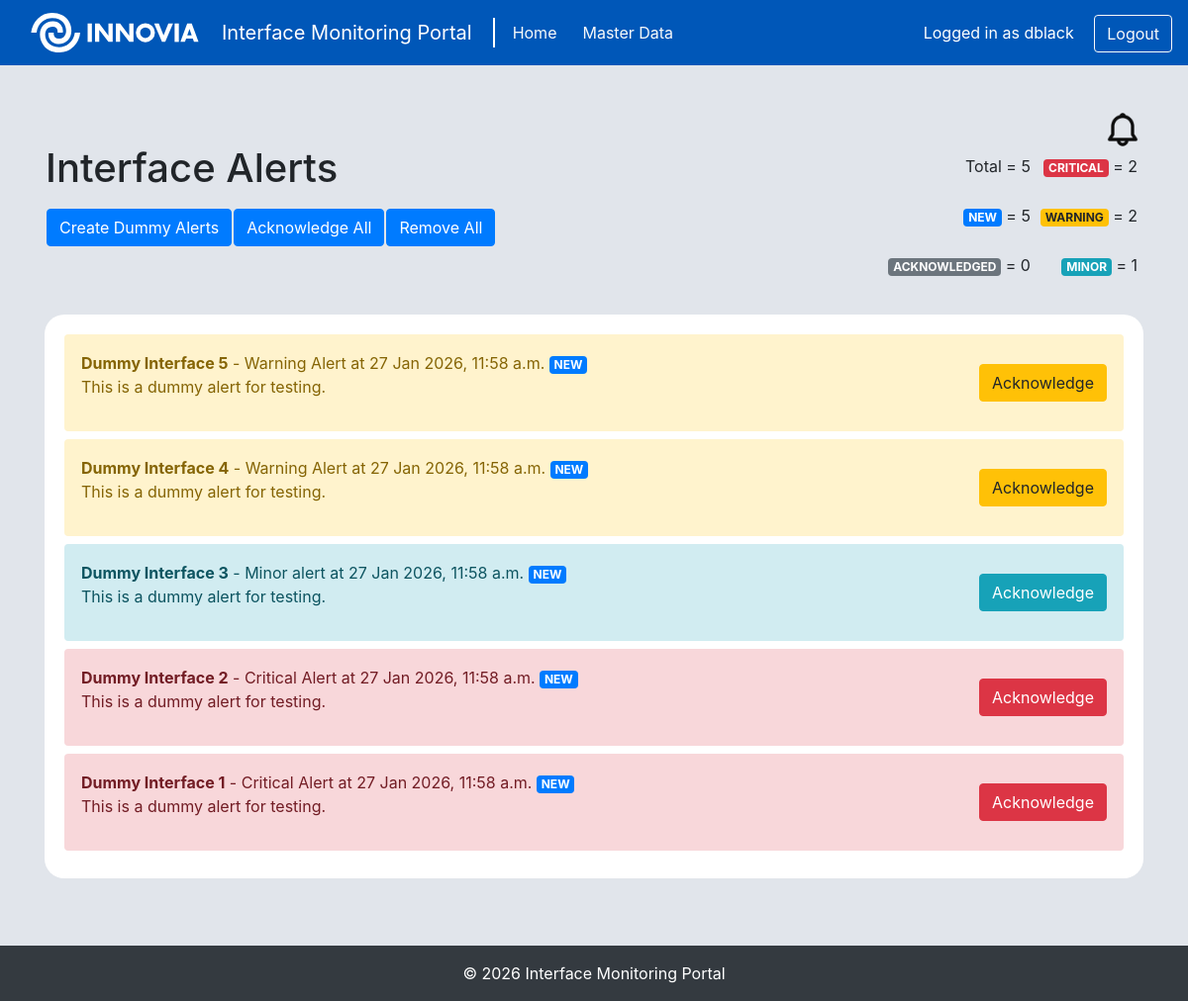
Before: /IMPapp/ (signed in) with the older database file.
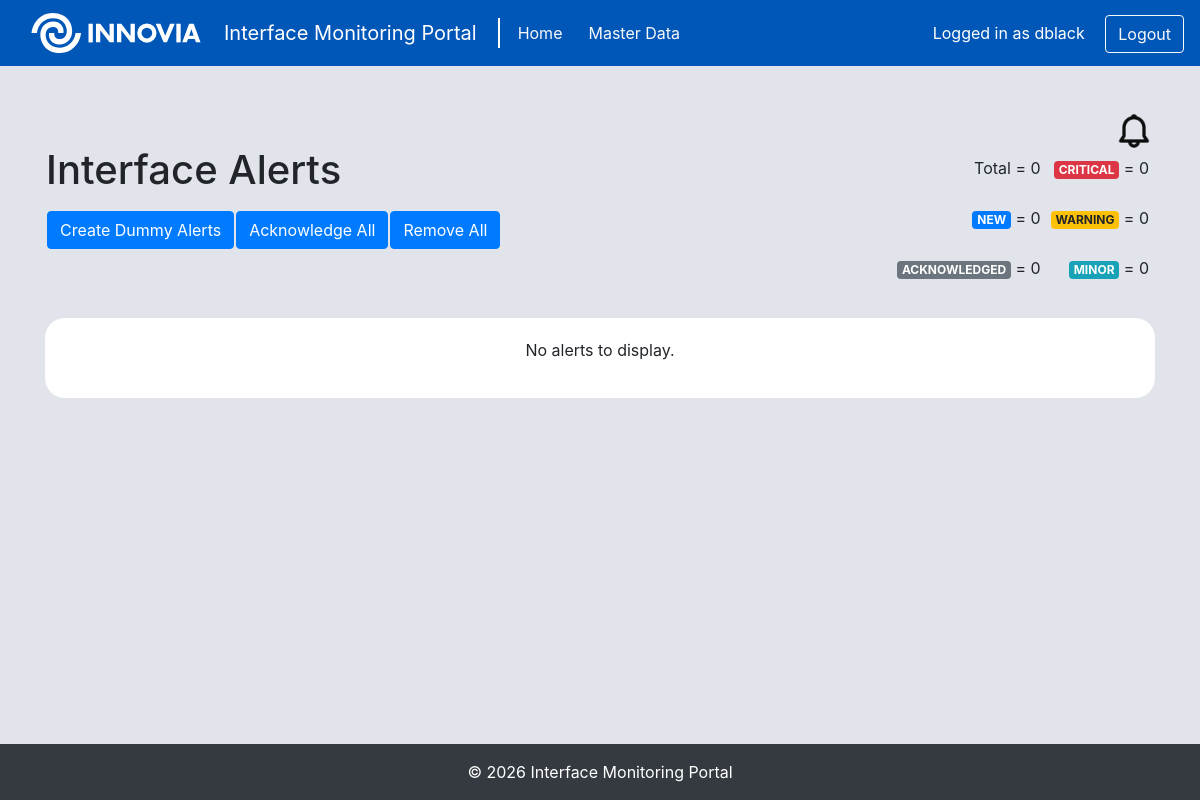
After: the same page with the newer database file.
### IMPapp/models.py (models this page shows)
class InterfaceAlert(models.Model):
    id = models.AutoField(primary_key=True)
    interface_name = models.CharField(max_length=100)
    alert_type = models.ForeignKey(AlertType, on_delete=models.CASCADE)
    status = models.CharField(max_length=20, choices=AlertStatus.choices, default=AlertStatus.NEW)
    timestamp = models.DateTimeField(auto_now_add=True)
    description = models.TextField()

class AlertType(models.Model):
    name = models.CharField(max_length=50)
    description = models.TextField()

### IMPapp/views.py (the view)
# urls.py: path('', views.home, name='home'),
@login_required
def home(request):
    return render(request, "home.html", {"alerts": InterfaceAlert.objects.order_by('-timestamp'),
                                         "new_alerts_count": InterfaceAlert.objects.filter(status='NEW').count(),
                                         "acknowledged_alerts_count": InterfaceAlert.objects.filter(status='ACKNOWLEDGED').count(),
                                         "critical_alerts_count": InterfaceAlert.objects.filter(alert_type__name='critical').count(),
                                         "warning_alerts_count": InterfaceAlert.objects.filter(alert_type__name='warning').count(),
                                         "minor_alerts_count": InterfaceAlert.objects.filter(alert_type__name='minor').count()})

### IMPapp/templates/home.html (shortened to what this page needs)
{% extends "template.html" %}{% block title %}Home{% endblock %}
{% load static%}
{% block content %}
    <table class="w-100 mb-3">
        <tr>
            <td>
                <h1 class="mb-3">Interface Alerts</h1>
                <table class="pad-5">
                    <tr>
                        <td class="text-right align-middle">
                            <form method="post" action="{% url 'createDummyAlerts' %}">
                                <button class="btn btn-primary mb-3" type="submit">
                                Create Dummy Alerts</button>
                            </form>
                        </td>
                        <td class="text-right align-middle">
                            <form method="post" action="{% url 'acknowledgeAllAlerts' %}">
                                <button class="btn btn-primary mb-3" type="submit">
                                Acknowledge All</button>
                            </form>
                        </td>
                        <td class="text-right align-middle">
                            <form method="post" action="{% url 'removeAllAlerts' %}">
                                <button class="btn btn-primary mb-3" type="submit">
                                Remove All</button>
                            </form>
                        </td>
                    </tr>
                </table>
            </td>
            <td class="text-right align-middle ml-5">
                <img src="{% static 'IMPapp/alertIcon.png' %}" width="40" height="40" alt="Alerts Icon"/>
                <table class="pad-5" style="margin-left: auto;">
                    <tr>
                        <td class="pad-5"><p>Total = {{ alerts.count }}</p></td>
                        <td class="pad-5"><p><span class="badge badge-danger">CRITICAL</span> = {{ critical_alerts_count }}</p></td>
                    </tr>
                    <tr>
                        <td class="pad-5"><p><span class="badge badge-primary">NEW</span> = {{ new_alerts_count }}</p></td>
                        <td class="pad-5"><p><span class="badge badge-warning">WARNING</span> = {{ warning_alerts_count }}</p></td>
                    </tr>
                    <tr>
                        <td class="pad-5"><p><span class="badge badge-secondary">ACKNOWLEDGED</span> = {{ acknowledged_alerts_count }}</p></td>
                        <td class="pad-5"><p><span class="badge badge-info">MINOR</span> = {{ minor_alerts_count }}</p></td>
                    </tr>
                </table>
            </td>
        </tr>
    </table>
    <div class="mb-4 alert-panel">
        {% if alerts.count == 0 %}
            <p class="text-center">No alerts to display.</p>
        {% endif %}
        {% for alert in alerts %}
            <div class="
                {% if alert.alert_type.name == 'minor' %}alert-info
                {% elif alert.alert_type.name == 'warning' %}alert-warning
                {% elif alert.alert_type.name == 'critical' %}alert-danger
                {% endif %}
                p-3 mb-2 rounded">
                <table class="w-100">
                    <tr>
                        <td>
                            <strong>{{ alert.interface_name }}</strong> - {{ alert.alert_type.description }} at {{ alert.timestamp }}
                            {% if alert.status == 'NEW' %}
                                <span class="badge badge-primary">{{ alert.status }}</span>
                            {% else %}
                                <span class="badge badge-secondary">{{ alert.status }}</span>
                            {% endif %}
                            <p>{{ alert.description }}</p>
                        </td>
                        <td class="text-right align-middle">
                            {% if alert.status == 'NEW' %}
                                <form method="post" action="{% url 'acknowledgeAlert' alert.id %}">
                                    <button class="
                                    {% if alert.alert_type.name == 'minor' %}btn btn-info
                                    {% elif alert.alert_type.name == 'warning' %}btn btn-warning
                                    {% elif alert.alert_type.name == 'critical' %}btn btn-danger
                                    {% endif %}"
                                    type="submit">
                                    Acknowledge</button>
                                </form>
                            {% endif %}
                        </td>
                    </tr>
                </table>
            </div>
        {% endfor %}
    </div>
{% endblock %}

### IMPapp/templates/template.html (shortened to what this page needs)
{% load static %}
<!DOCTYPE html>
<html lang="en">
<head>
    <link rel="stylesheet" href="{% static 'IMPapp/styles.css' %}" rel="stylesheet" />
    <link rel="stylesheet" href="https://stackpath.bootstrapcdn.com/bootstrap/4.3.1/css/bootstrap.min.css"  rel="stylesheet" />
</head>
<body class="d-flex flex-column min-vh-100 bg-innovia-light">
    <nav class="navbar navbar-expand-lg navbar-light bg-innovia">
        <img src="{% static 'IMPapp/cclInnoviaLogo.svg' %}" width="200" height="40" class="d-inline-block align-top mr-2" alt="Logo"/>
        <a class="navbar-brand text-white" href="#">Interface Monitoring Portal</a>
        <div class="vertical-line"></div>
        <div class="collapse navbar-collapse" id="navbarNav">
            <ul class="navbar-nav">
                <li class="nav-item pad-5">
                    <a class="nav-link text-light" href="/IMPapp/home/">Home</a>
                </li>
                <li class="nav-item pad-5">
                    <a class="nav-link text-light" href="/IMPapp/masterData/">Master Data</a>
                </li>
            </ul>
        </div>
        <div class="ml-auto">
            {% if user.is_authenticated %}
                <span class="navbar-text text-white mr-3">Logged in as {{ user.username }}</span>
                <form method="post" action="{% url 'logout' %}" style="display:inline;">
                    <button class="btn btn-outline-light" type="submit">Logout</button>
                </form>
            {% else %}
                <form method="post" action="{% url 'login' %}" style="display:inline;">
                    {% csrf_token %}
                    <button class="btn btn-outline-light" type="submit">Login</button>
                </form>
            {% endif %}
    </nav>
    <main class="container my-4 flex-grow-1">
        {% block content %}
        {% endblock %}
    </main>
    <footer class="bg-dark text-white text-center p-3">
        &copy; 2026 Interface Monitoring Portal
    </footer>
</body>
</html>

### IMPapp/static/IMPapp/styles.css (style rules this page uses)
main { flex: 1; padding: 20px; }
.pad-5 { padding: 5px; }
.vertical-line { border-left: 2px solid rgb(255, 255, 255); height: 30px; margin: 0 5px; }
.text-light { color: #f8f9fa !important; }
.bg-innovia { background-color: #0057B8; color: white; }
.bg-innovia-light { background-color: #e1e5eb; }
.alert-panel { background-color: white; border-radius: 20px; padding: 20px; }

Changed rows visible on the page:
removed InterfaceAlert: interface_name "Dummy Interface 5", alert_type.description "Warning Alert", timestamp "27 Jan 2026, 11:58 a.m.", status "NEW", description "This is a dummy alert for testing.", shows "Acknowledge"
removed InterfaceAlert: interface_name "Dummy Interface 4", alert_type.description "Warning Alert", timestamp "27 Jan 2026, 11:58 a.m.", status "NEW", description "This is a dummy alert for testing.", shows "Acknowledge"
removed InterfaceAlert: interface_name "Dummy Interface 3", alert_type.description "Minor alert", timestamp "27 Jan 2026, 11:58 a.m.", status "NEW", description "This is a dummy alert for testing.", shows "Acknowledge"
removed InterfaceAlert: interface_name "Dummy Interface 2", alert_type.description "Critical Alert", timestamp "27 Jan 2026, 11:58 a.m.", status "NEW", description "This is a dummy alert for testing.", shows "Acknowledge"
removed InterfaceAlert: interface_name "Dummy Interface 1", alert_type.description "Critical Alert", timestamp "27 Jan 2026, 11:58 a.m.", status "NEW", description "This is a dummy alert for testing.", shows "Acknowledge"
Other visible differences:
{{ alerts.count }}: "5" → "0"
{{ critical_alerts_count }}: "2" → "0"
{{ new_alerts_count }}: "5" → "0"
{{ warning_alerts_count }}: "2" → "0"
{{ minor_alerts_count }}: "1" → "0"
text now shown: "No alerts to display."
